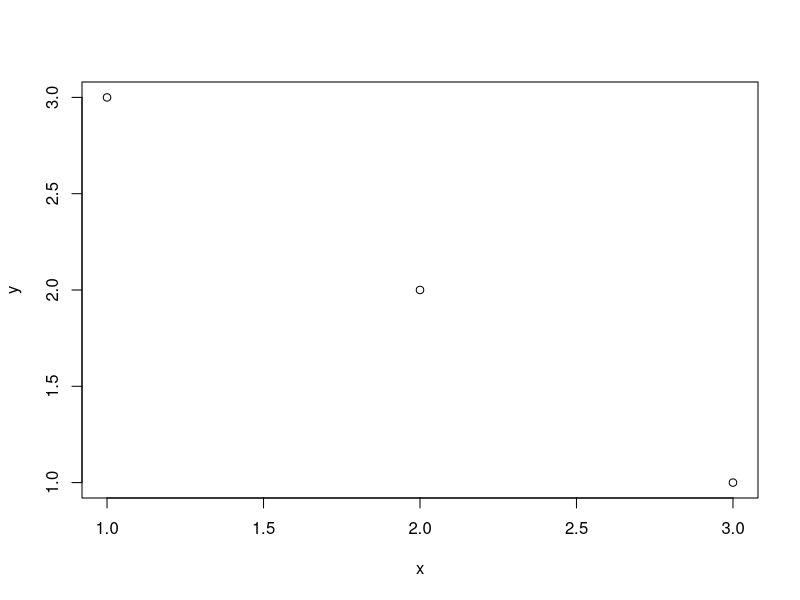

Write the R code that produced this figure.
# Assign a simple variable.
my_first_variable <- 2

# Get help about some functions.
# help(c)
# ?plot

# Create a basic plot.
x <- c(1,2,3)
y <- c(3,2,1)
plot(x, y)